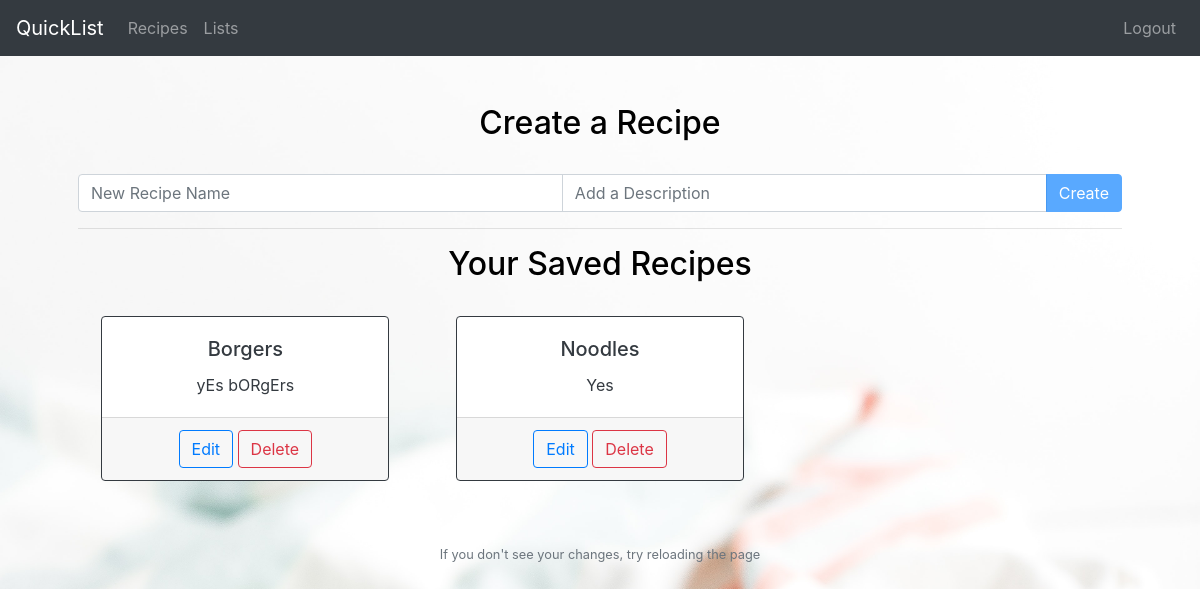
Before: /recipes (signed in) with the older database file.
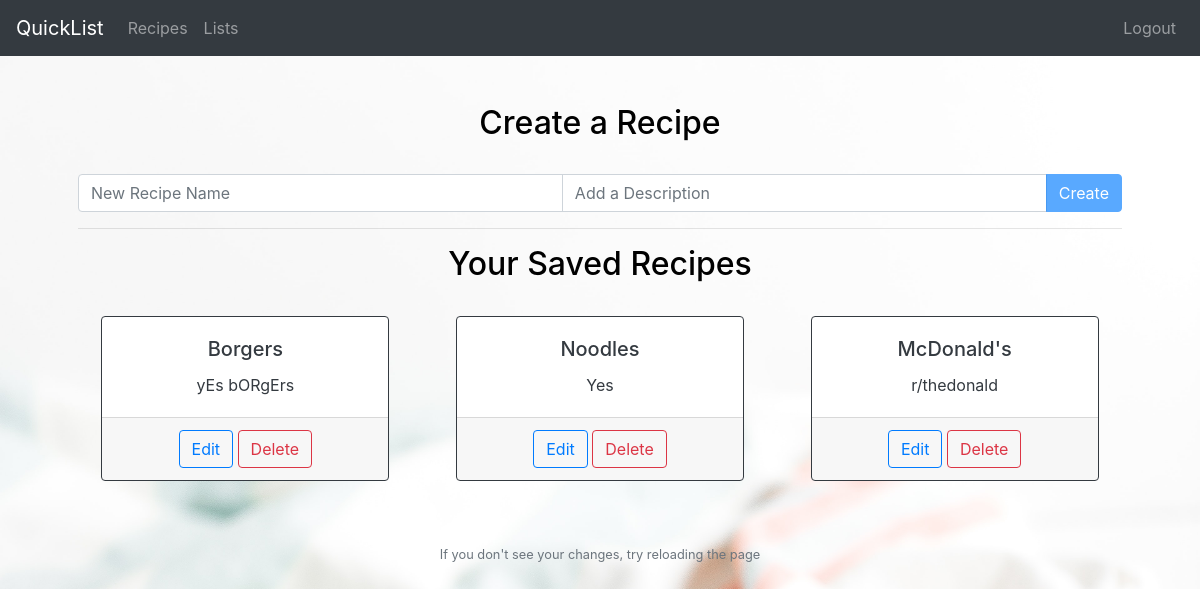
After: the same page with the newer database file.
### tables this page shows
CREATE TABLE "recipes" (
	"id"	INTEGER NOT NULL,
	"name"	TEXT NOT NULL,
	"user_id"	INTEGER,
	"description"	TEXT NOT NULL,
	PRIMARY KEY("id" AUTOINCREMENT),
	FOREIGN KEY("user_id") REFERENCES "users"("id")
);

### app.py (the view)
@app.route("/recipes")
@login_required
def recipes():
    recipes = db.execute('SELECT * FROM recipes WHERE user_id = ?',[session['user_id']])
    db.commit()
    return render_template('recipes.html', recipes=recipes.fetchall())

### util.py (called while the page is built)
def login_required(f):
    @wraps(f)
    def wrap(*args, **kwargs):
        if session.get("user_id") is None:
            flash("You need to login first")
            return redirect('/login')
        else:
            return f(*args, **kwargs)
    return wrap

### templates/recipes.html (shortened to what this page needs)
{% extends "layout.html" %}
{% block main %}
    <div class="container p-5" style="text-align: center;">
        <h2>Create a Recipe</h2>
        <br>
        <div class="input-group mb-3">
            <input name="name" id="name" type="text" class="form-control" placeholder="New Recipe Name">
            <input name="description" id="description" type="text" class="form-control" placeholder="Add a Description">
            <div class="input-group-append">
                <button class="btn btn-primary" type="button" id="createButton" disabled>Create</button>
            </div>
        </div>
        <hr>
        <h2>Your Saved Recipes</h2>
        <br>
        <div class="card-columns">
            {% for recipe in recipes %}
                <div class="card border-dark mb-3" style="width: 18rem">
                    <div class="card-body text-dark">
                        <h5 class="card-title">{{ recipe[1] }}</h5>
                        <p class="card-text">{{ recipe[3] }}</p>
                    </div>
                    <div class="card-footer" style="text-align: center;">
                            <a href="/recipes/edit/{{recipe[0]}}"><button value="{{recipe[0]}}" type="button" class="btn btn-outline-primary editButton">Edit</button></a>
                            <button value="{{recipe[0]}}" type="button" class="btn btn-outline-danger deleteButton">Delete</button>
                    </div>
                </div>
            {% endfor %}
        </div>
    </div>
{% endblock %}
{% block footer %}
    If you don't see your changes, try reloading the page
{% endblock %}

### templates/layout.html (shortened to what this page needs)
<!DOCTYPE html>
<html lang="en">
    <head>
        <link href="https://maxcdn.bootstrapcdn.com/bootstrap/4.1.3/css/bootstrap.min.css" rel="stylesheet">
    </head>
    <body>
        <nav class="navbar navbar-expand-md navbar-dark bg-dark">
            <a class="navbar-brand" href="/">QuickList</a>
            <div class="collapse navbar-collapse" id="navbar">
                <div class="navbar-nav .col-auto .mr-auto">
                    {% if session.user_id %}
                    <a class="nav-item nav-link" href="/recipes">Recipes</a>
                    <a class="nav-item nav-link" href="/lists">Lists</a>
                {% else %}
                    <a class="nav-item nav-link disabled" tabindex="-1" aria-disabled="true">Recipes</a>
                    <a class="nav-item nav-link disabled" tabindex="-1" aria-disabled="true">Lists</a>
                {% endif %}
                </div>
                <div class="navbar-nav ml-md-auto">
                    {% if session.user_id %}
                        <a class="nav-item nav-link" href="/logout">Logout</a>
                    {% else %}
                        <a class="nav-item nav-link" href="/login">Login</a>
                        <a class="nav-item nav-link" href="/register">Register</a>
                    {% endif %}
                </div>
            </div>
        </nav>
        <main>
            {% block main %}
            {% endblock %}
        </main>
        <footer class="small text-center text-muted">
            {% block footer %}
            {% endblock %}
        </footer>
    </body>
</html>

### templates/layout.html (style rules this page uses)
body { background: url('/static/background.jpg') no-repeat center center fixed; -webkit-background-size: cover; -moz-background-size: cover; background-size: cover; -o-background-size: cover; color: black; }

Changed rows visible on the page:
added recipes: name "McDonald's", description "r/thedonald", {{ recipe[0] }} 11 (drawn)
